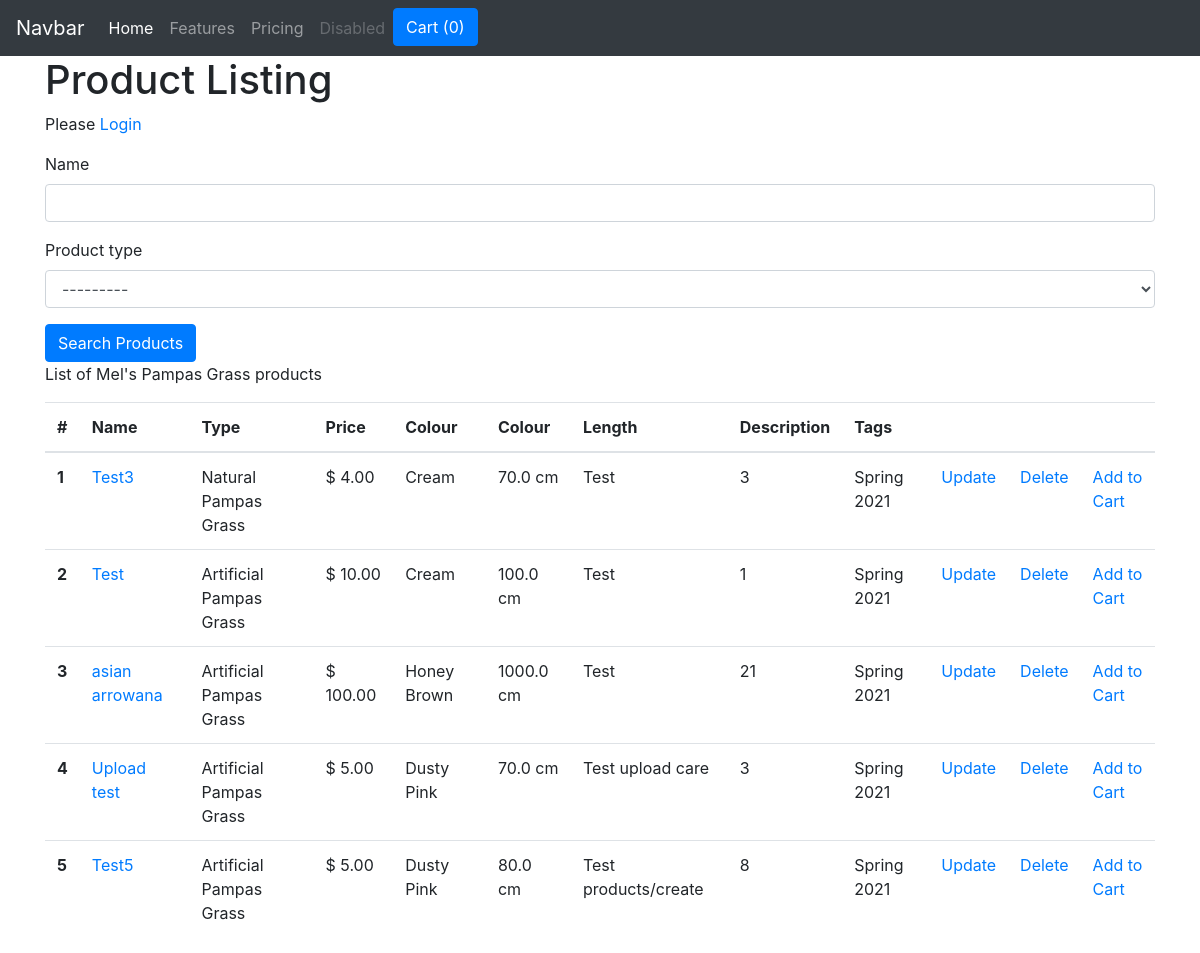
Screenshot of /products/ with the database file from the repository.
### products/models.py (models this page shows, shortened)
class ProductType(models.Model):
    name = models.CharField(blank=False, max_length=255)
    def __str__(self):
        return self.name

class Product(models.Model):
    name = models.CharField(blank=False, max_length=255)
    product_type = models.ForeignKey(ProductType, on_delete=models.CASCADE)
    image = ImageField(blank=True, manual_crop="")
    price = models.DecimalField(
        blank=False, max_digits=19, decimal_places=2)
    colour = models.ForeignKey(Colour, on_delete=models.CASCADE)
    tag = models.ManyToManyField(Tag)
    length = models.FloatField(blank=False)
    desc = models.TextField(blank=False)
    quantity = models.IntegerField(blank=False)

class Colour(models.Model):
    name = models.CharField(blank=False, max_length=255)
    def __str__(self):
        return self.name

class Tag(models.Model):
    name = models.CharField(blank=False, max_length=255)
    def __str__(self):
        return self.name

### products/views.py (the view)
# urls.py: path('', products.views.show_products,
def show_products(request):
    search_form = SearchForm(request.GET)
    products = Product.objects.all()
    query = ~Q(pk__in=[])
    if 'name' in request.GET and request.GET['name']:
        query = query & Q(name__icontains=request.GET['name'])
    if 'product_type' in request.GET and request.GET['product_type']:
        query = query & Q(product_type__exact=request.GET['product_type'])
    products = products.filter(query).distinct()
    return render(request, 'products/show-products.template.html', {
        'products': products,
        'search_form': search_form
    })

### products/forms.py
class SearchForm(forms.Form):
    name = forms.CharField(max_length=100, required=False)
    product_type = forms.ModelChoiceField(
        queryset=ProductType.objects.all(), required=False)

### cart/contexts.py (called while the page is built)
def cart_contents(request):
    cart = request.session.get('shopping_cart', {})
    return {
        'shopping_cart': cart,
        'items_in_cart': len(cart)
    }

### products/templates/products/show-products.template.html (shortened to what this page needs)
{% extends 'base.template.html' %}
{% load crispy_forms_tags %}
{% load static %}
{% block content %}
<h1>Product Listing</h1>
{% if request.user.is_authenticated  %}
<p>Welcome {{request.user}}</p>
{% else %}
<p>Please <a href="/accounts/login">Login</a></p>
{%endif%}
<form method="GET">
    {{search_form|crispy}}
    <input type="submit" class="btn btn-primary" value="Search Products">
</form>
<p>
    List of Mel's Pampas Grass products
</p>
<table class="table">
    <thead>
        <tr>
            <th scope="col">#</th>
            <th scope="col">Name</th>
            <th scope="col">Type</th>
            <th scope="col">Price</th>
            <th scope="col">Colour</th>
            <th scope="col">Colour</th>
            <th scope="col">Length</th>
            <th scope="col">Description</th>
            <th scope="col">Tags</th>
            <th scope="col"></th>
            <th scope="col"></th>
            <th scope="col"></th>
        </tr>
    </thead>
    <tbody>
        {% for product in products %}
        <tr>
            <th scope="row">{{product.id}}</th>
            <td><a href="{% url 'view_product_details_route' product_id=product.id %}">{{product.name}}</a></td>
            <td>{{product.product_type}}</td>
            <td>$ {{product.price}}</td>
            <td>{{product.colour}}</td>
            <td>{{product.length}} cm</td>
            <td>{{product.desc}}</td>
            <td>{{product.quantity}}</td>
            <td>{% for tag in product.tag.all %}{{tag}}{% endfor %}</td>
            <td><a href="{% url 'update_product_route' product_id=product.id %}">Update</a></td>
            <td><a href="{% url 'delete_product_route' product_id=product.id %}">Delete</a></td>
             <td><a href="{% url 'add_to_cart' product_id=product.id %}">Add to Cart</a></td>
        </tr>
        {% endfor %}
    </tbody>
</table>
{% endblock %}

### rows the page displays
Product: id "1", name "Test3", product_type "Natural Pampas Grass", price "4.00", colour "Cream", length "70.0", desc "Test", quantity "3"
Tag: name "Spring 2021"
Product: id "2", name "Test", product_type "Artificial Pampas Grass", price "10.00", colour "Cream", length "100.0", desc "Test", quantity "1"
Product: id "3", name "asian arrowana", product_type "Artificial Pampas Grass", price "100.00", colour "Honey Brown", length "1000.0", desc "Test", quantity "21"
Product: id "4", name "Upload test", product_type "Artificial Pampas Grass", price "5.00", colour "Dusty Pink", length "70.0", desc "Test upload care", quantity "3"
Product: id "5", name "Test5", product_type "Artificial Pampas Grass", price "5.00", colour "Dusty Pink", length "80.0", desc "Test products/create", quantity "8"

### other values shown
{{ items_in_cart }} "0"
